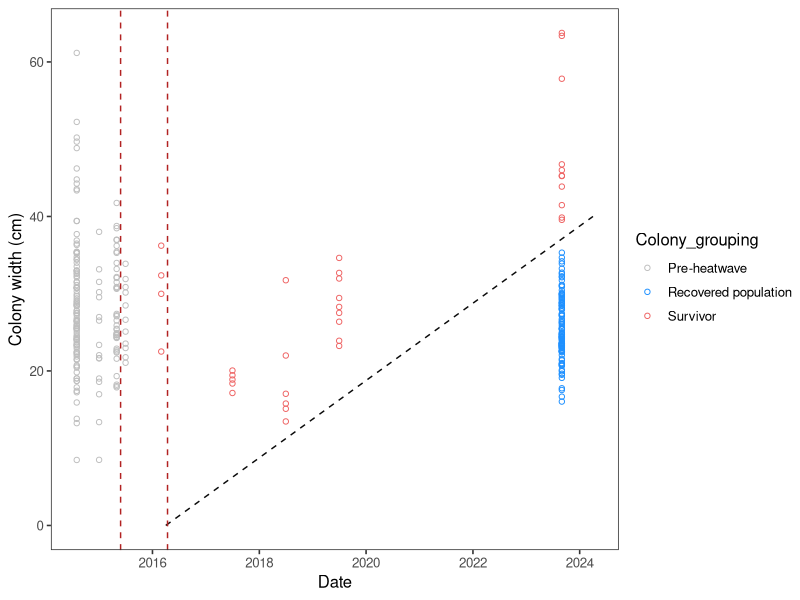
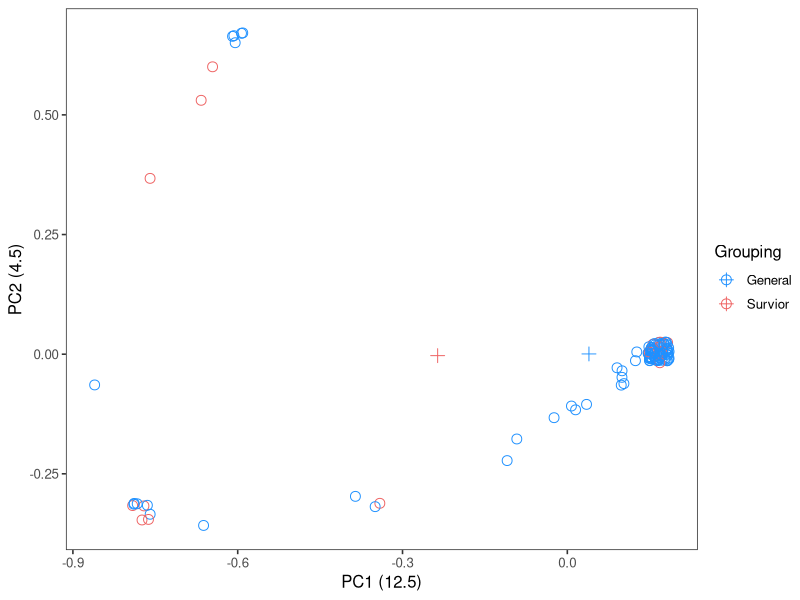
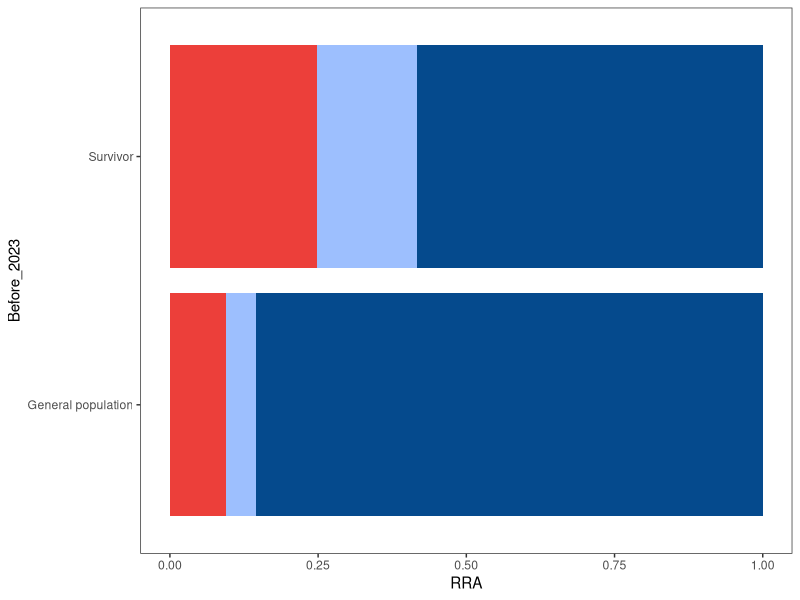
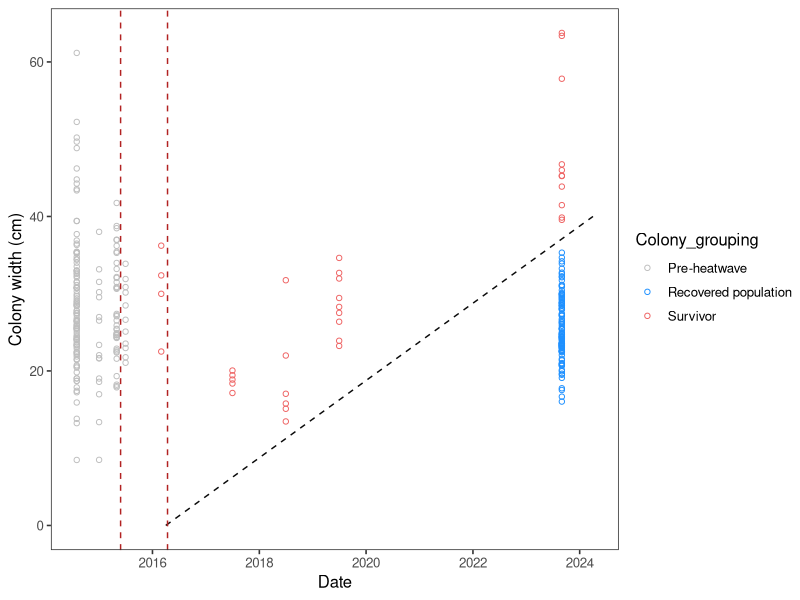
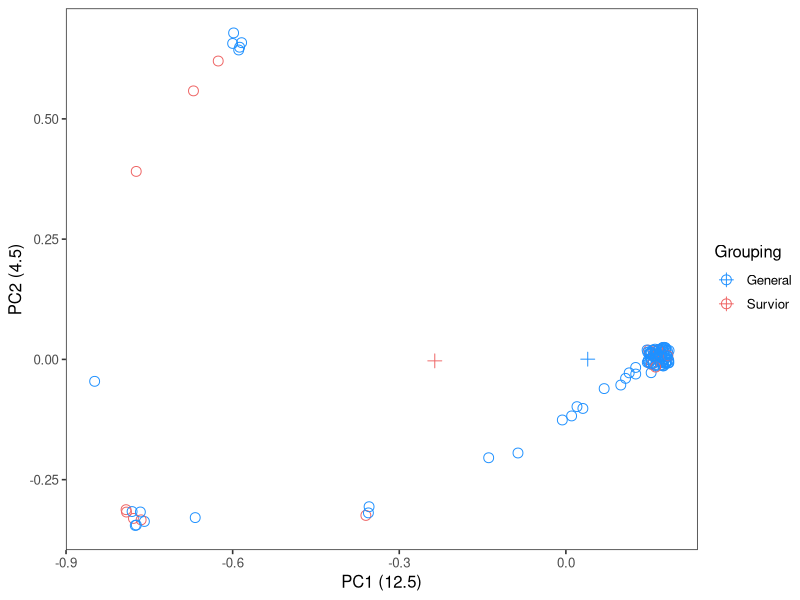
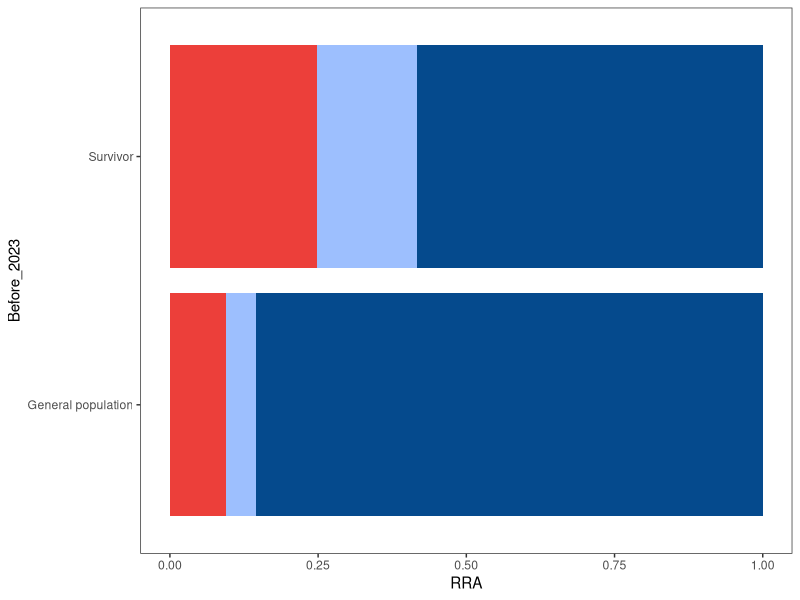

These figures' R source, in order:
#####################################################################
# Last updated 2025-05-25 - Alexander Van Nynatten
# Compares symbiont assemblages in surviving colonies with others
#####################################################################

#####################################################################
# Loads files and the libraries for analysis
#####################################################################

library(tidyverse)
library(vegan)

# Tidied symportal output
symportal_df <- read_csv('data/01_symportal_results_df.csv')
profile_groups <- read_csv('data/04_symbiont_lineages.csv')

#####################################################################

symportal_df <- symportal_df %>%
  left_join(profile_groups) %>%
  filter(!Profile_cols %in% c('tan')) %>% # removes fragmented profiles
  mutate(Profile_cols = ifelse(is.na(Profile_cols), 'grey', Profile_cols)) %>%
  mutate(Profile_cols = ifelse(Clade == 'D', "#EC3F3A", Profile_cols))

# For plotting by date instead of expedition
sampling_df <- data.frame(
  expedition = sort(unique(symportal_df$expedition)),
  Date = as.Date(c('2013-08-01', 
                   '2014-08-01',
                   '2015-01-01',
                   '2015-05-01',
                   '2015-07-01',
                   '2016-03-01',
                   '2016-11-01', 
                   '2017-07-01',
                   '2018-07-01',
                   '2019-07-01',
                   '2023-09-01')
  ))

# Loads coral size data
coral_size <- read_csv('data/coral_size.csv')

################################################################################
# Makes dataframe and plots coral size by expedition
################################################################################

# Generates a dataframe of the coral size based on when each colony was first sampled
coral_size_plot <- coral_size %>%
  group_by(coral_tag, expedition) %>%
  slice_head(n = 1) %>%
  left_join(sampling_df) %>%
  mutate(colony_width1 = as.numeric(max_colony_width)) %>%
  ungroup()

################################################################################
# Test if community composition is differnet in 2023 samples at high disturbance sites
################################################################################

# List of corals that are larger than expected based on published growth rates
Larger_than_expected <- coral_size_plot %>%
  filter(expedition == '2023b') %>%
  filter(!is.na(colony_width1)) %>%
  filter(colony_width1 > 37.5) # 5 * 7.5 April 2016 to October 2023

# Samples sampled earlier in the heatwave 
Sampled_early_heatwave <- coral_size_plot %>%
  filter(!expedition %in% c('2023b'))

# Combines above
Surviving_colonies <- unique(c(Larger_than_expected$coral_tag, Sampled_early_heatwave$coral_tag))

################################################################################
# Test if community composition is differnt in 2023 samples at high disturbance sites
################################################################################

# Line showing the growth rate estimate
fast_growth_line <- data.frame(Date = as.Date(c('2016-04-01', '2017-04-01', '2018-04-01', '2019-04-01', '2023-04-01', '2024-04-01')),
                               estimated_colony_width_cm = c(0, 5, 10, 15, 35, 40))

# Dataframe of the size each colony was when first sampled 
coral_size_plot <- coral_size_plot %>%
  mutate(Colony_grouping = ifelse(coral_tag %in% Surviving_colonies, 'Survivor', 'Recovered population')) %>%
  arrange(expedition) %>%
  group_by(coral_tag) %>%
  slice_head(n = 1) %>%
  mutate(Colony_grouping = ifelse(Date < as.Date('2016-01-01'), 'Pre-heatwave', Colony_grouping))
  
# Plots the size when first sampled by date
ggplot() + 
  geom_line(data = fast_growth_line, 
            aes(x = Date, y = estimated_colony_width_cm),
            colour = 'grey4', linetype = 'dashed') + 
  geom_point(data = coral_size_plot, 
              aes(x = Date, y = colony_width1, colour = Colony_grouping),
              shape = 21) + 
  geom_vline(xintercept = as.Date(c('2015-05-28', '2016-04-13')),
             colour = 'firebrick', linetype = 2) +
  theme_test(base_size = 12) + 
  scale_colour_manual(values = c('grey', 'dodgerblue', '#ee6363')) +
  ylab('Colony width (cm)')

ggsave('figures_tables/FigS6a_coral_size.pdf', height = 100, width = 150, units = "mm")

################################################################################
# Makes matrix of ITS2 profile grouping level abundance data per colony
################################################################################

# Subsamples dataframe to include only samples surveyed multiple times before and after
abund_df <- symportal_df %>%
  filter(host_genus == 'Pocillopora') %>%
  group_by(sample_name, Profile_cols, coral_tag, expedition_class, level) %>%
  reframe(Count_freq = sum(Count_freq)) %>%
  filter(expedition_class %in% c('4_longafter')) %>%
  mutate(Grouping = ifelse(coral_tag %in% Surviving_colonies, 'Survior', 'General')) %>%
  mutate(row_names = paste(Grouping, coral_tag, sep = '_')) %>%
  select(row_names, Profile_cols, Count_freq) %>%
  pivot_wider(names_from = Profile_cols, values_from = Count_freq) %>%
  replace(is.na(.), 0)

# Converts dataframe to matrix
abund_matrix <- as.matrix(abund_df[ ,c(2:ncol(abund_df))])
rownames(abund_matrix) <- abund_df$row_names

#####################################################################
# Calculates distances between samples and tests differences with PCORA
#####################################################################

# Runs Jaccard dissimilarity comparison
bray_mat <- vegdist(abund_matrix, method = "bray")

# Matrix in correct format for adonis
bray_mat_matrix <- as.matrix(bray_mat)

# Dataframe of grouping variables
test_df <- data.frame(row_names = row.names(bray_mat_matrix)) %>%
  separate_wider_delim(row_names, names = c('Before_2023', 'Sample'), delim = '_')

# Runs test
sub_test <- vegan::adonis2(bray_mat_matrix ~ Before_2023, 
                           data=test_df, permutations=9999)

print(sub_test)

# Formats for PCOA visualization
pcoa_result <- cmdscale(bray_mat, eig = TRUE)
pcoa_result$eig[1:2]

pcoa_df <- as.data.frame(scores(pcoa_result)) %>%
  mutate(Sample_code_1 = rownames(.)) %>%
  separate_wider_delim(Sample_code_1, "_", names = c("Grouping", "coral_tag"))

# Calculates the centroid for each grouping variable
centroids <- pcoa_df %>%
  group_by(Grouping) %>%
  summarize(Dim1 = mean(Dim1), Dim2 = mean(Dim2))

ggplot() + 
  geom_jitter(data = pcoa_df,
              aes(Dim1, Dim2, colour = Grouping), 
              width = 0.02, height = 0.02, shape = 21, size = 3) + 
  geom_point(data = centroids,
             aes(Dim1, Dim2, colour = Grouping), 
             shape = 3, size = 3) + 
  theme_test(base_size = 12) +
  stat_ellipse() +  # Draws an ellipse around each group
  scale_colour_manual(values = c('dodgerblue', 'indianred2')) +
  xlab(paste0("PC1 (", round(pcoa_result$eig[1],1),")")) +
  ylab(paste0("PC2 (", round(pcoa_result$eig[2],1),")"))
  
ggsave('figures_tables/FigS6b_survivor_bias.pdf', height = 100, width = 125, units = "mm")

#####################################################################
# Extra plot separating survivors from other colonies for samples first sampled in 2023
#####################################################################

# Colonies first sampled in 2023
First_sampled_2023 <- symportal_df %>%
  mutate(First_sampled = expedition) %>%
  arrange(First_sampled) %>%
  group_by(coral_tag) %>%
  select(First_sampled, coral_tag) %>%
  slice(1) %>%
  ungroup() %>%
  filter(First_sampled == '2023b')

# Classifies colonies first sampled in 2023 as survivors 
survivor_plot_2023 <- symportal_df %>%
  filter(host_genus == 'Pocillopora') %>%
  filter(coral_tag %in% First_sampled_2023$coral_tag) %>%
  filter(expedition_class %in% c('4_longafter')) %>%
  mutate(Before_2023 = ifelse(coral_tag %in% Larger_than_expected$coral_tag, 'Survivor', 'General population')) %>%
  group_by(Before_2023,Profile_cols, Profile) %>%
  reframe(Total_reads = sum(Count_freq)) %>%
  group_by(Before_2023) %>%
  mutate(RRA = Total_reads / sum(Total_reads))

ggplot() +
  geom_bar(data = survivor_plot_2023, 
           aes(x = RRA, y = Before_2023, fill = Profile_cols),
           stat = 'identity', colour = NA, position = 'fill') + 
  scale_fill_identity() + 
  theme_test()
  
ggsave('figures_tables/Fig3c_tracked_colonies_extra.pdf')

#####################################################################
# Some other useful stats
#####################################################################

# Number of colonies exclusively hosting D
all_D <- symportal_df %>%
  mutate(Before_2023 = ifelse(coral_tag %in% Surviving_colonies, 'Survior', 'General')) %>%
  filter(expedition_class %in% c('4_longafter')) %>%
  filter(Clade == 'D') %>%
  filter(Count_freq == 1) %>%
  select(Before_2023, sample_name, Profile, host_genus, expedition, level)

# Survivors
survivor_check <- symportal_df %>%
  filter(host_genus == 'Pocillopora') %>%
  filter(expedition_class %in% c('4_longafter')) %>%
  mutate(Before_2023 = ifelse(coral_tag %in% Larger_than_expected$coral_tag, 'Yes', 'No')) %>%
  filter(Before_2023 == 'Yes')

#####################################################################

